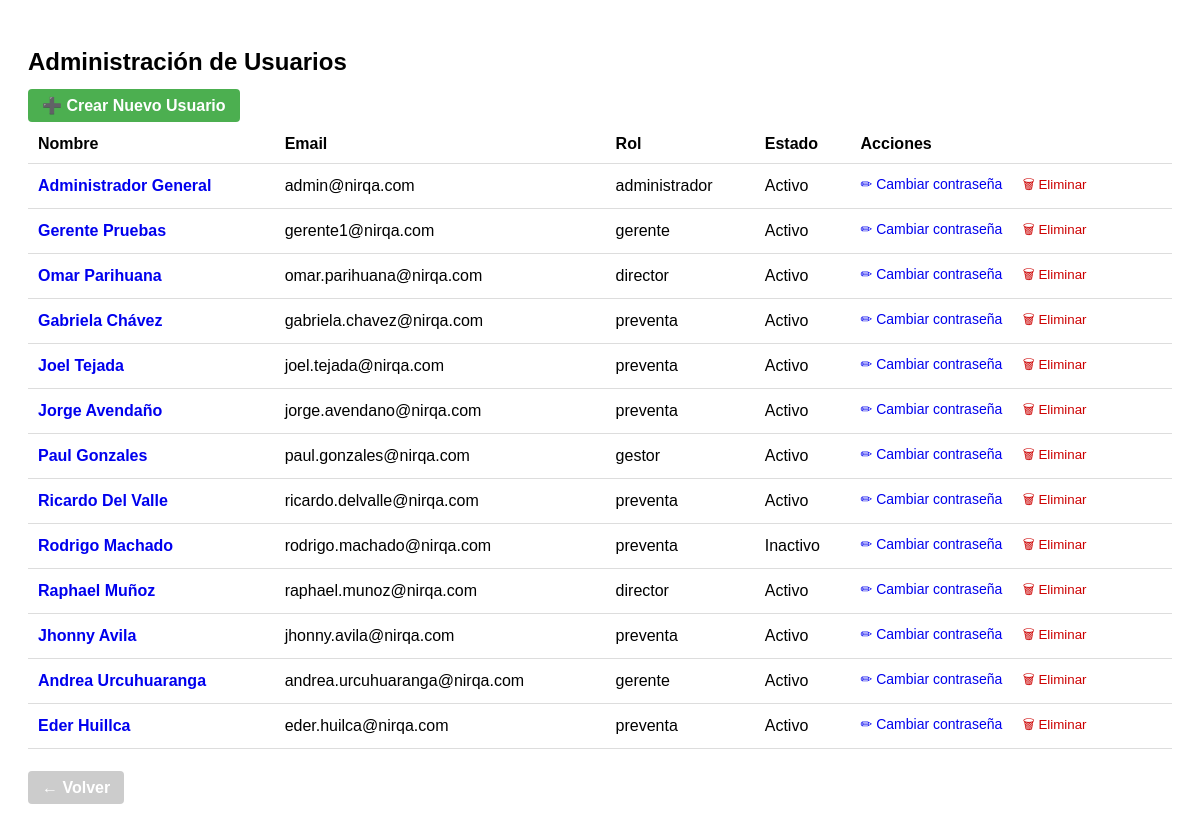
The page /admin/usuarios (signed in) on the database its author committed.
### tables this page shows
CREATE TABLE usuarios (
            id INTEGER PRIMARY KEY AUTOINCREMENT,
            nombre TEXT NOT NULL,
            email TEXT NOT NULL UNIQUE,
            password TEXT NOT NULL,
            rol TEXT NOT NULL CHECK (
                rol IN ('administrador', 'gerente', 'director', 'account_manager', 'preventa', 'gestor')
            ),
            activo INTEGER NOT NULL DEFAULT 1
        , ultima_actualizacion_password TEXT, password_anterior TEXT);

### app.py (the view)
@app.route("/admin/usuarios")
def admin_usuarios():
    if "usuario_id" not in session or session.get("rol") != "administrador":
        flash("Acceso denegado", "error")
        return redirect(url_for("index"))
    conn = get_db_connection()
    cursor = conn.cursor()
    cursor.execute("SELECT id, nombre, email, rol, activo FROM usuarios")
    usuarios = cursor.fetchall()
    conn.close()
    return render_template("admin_usuarios.html", usuarios=usuarios)

### app.py (called while the page is built)
@app.before_request
def verificar_acceso():
    rutas_publicas = ["/login", "/static", "/favicon.ico"]
    if not session.get("usuario_id"):
        if not any(request.path.startswith(r) for r in rutas_publicas):
            return redirect(url_for('login'))

### utils/db_connection.py (called while the page is built)
def get_db_connection():
    base_dir = os.path.dirname(os.path.abspath(__file__))
    db_path = os.path.join(base_dir, '..', 'database', 'crm_database.db')
    conn = sqlite3.connect(db_path)
    conn.row_factory = sqlite3.Row  # ✅ Esto permite acceder a las columnas por nombre
    conn.execute("PRAGMA foreign_keys = ON")  # ✅ Activar claves foráneas
    return conn

### templates/admin_usuarios.html (shortened to what this page needs)
<!DOCTYPE html>
<html lang="es">
<head>
</head>
<body>
    <h2>Administración de Usuarios</h2>
    <a href="{{ url_for('crear_usuario') }}" class="button">➕ Crear Nuevo Usuario</a>
    <table>
        <thead>
            <tr>
                <th>Nombre</th>
                <th>Email</th>
                <th>Rol</th>
                <th>Estado</th>
                <th>Acciones</th>
            </tr>
        </thead>
        <tbody>
            {% for usuario in usuarios %}
            <tr>
                <td>
                  <a href="{{ url_for('editar_usuario', id=usuario.id) }}" style="text-decoration:none; font-weight:bold;">
                    {{ usuario.nombre }}
                  </a>
                </td>
                <td>{{ usuario.email }}</td>
                <td>{{ usuario.rol }}</td>
                <td>{{ "Activo" if usuario.activo else "Inactivo" }}</td>
                <td class="acciones">
                    <a href="{{ url_for('cambiar_password', id=usuario.id) }}">✏ Cambiar contraseña</a>
                    <form method="POST" action="{{ url_for('eliminar_usuario', id=usuario.id) }}" style="display:inline;" onsubmit="return confirm('¿Seguro que deseas eliminar este usuario?');">
                        <button type="submit" style="background:none; border:none; color:#c00; cursor:pointer;">🗑 Eliminar</button>
                    </form>
                </td>
            </tr>
            {% endfor %}
        </tbody>
    </table>
    <div style="margin-top: 30px;">
        <a href="{{ url_for('index') }}" class="button button-secondary" style="text-decoration: none;">
            ← Volver
        </a>
    </div>
</body>
</html>

### templates/admin_usuarios.html (style rules this page uses)
body { font-family: Arial, sans-serif; padding: 20px; }
h2 { margin-bottom: 20px; }
table { width: 100%; border-collapse: collapse; margin-top: 10px; }
th, td { padding: 10px; text-align: left; border-bottom: 1px solid #ddd; }
.acciones a { margin-right: 10px; text-decoration: none; font-size: 14px; }
.button { background-color: #4CAF50; color: white; padding: 8px 14px; border: none; border-radius: 4px; text-decoration: none; font-weight: bold; cursor: pointer; margin-bottom: 20px; }
.button-secondary { background-color: #CCC; color: white; }

### rows shown on the page
usuarios: nombre "Administrador General", email "admin@nirqa.com", rol "administrador", activo "Activo"
usuarios: nombre "Gerente Pruebas", email "gerente1@nirqa.com", rol "gerente", activo "Activo"
usuarios: nombre "Omar Parihuana", email "omar.parihuana@nirqa.com", rol "director", activo "Activo"
usuarios: nombre "Gabriela Chávez", email "gabriela.chavez@nirqa.com", rol "preventa", activo "Activo"
usuarios: nombre "Joel Tejada", email "joel.tejada@nirqa.com", rol "preventa", activo "Activo"
usuarios: nombre "Jorge Avendaño", email "jorge.avendano@nirqa.com", rol "preventa", activo "Activo"
usuarios: nombre "Paul Gonzales", email "paul.gonzales@nirqa.com", rol "gestor", activo "Activo"
usuarios: nombre "Ricardo Del Valle", email "ricardo.delvalle@nirqa.com", rol "preventa", activo "Activo"
usuarios: nombre "Rodrigo Machado", email "rodrigo.machado@nirqa.com", rol "preventa", activo "Inactivo"
usuarios: nombre "Raphael Muñoz", email "raphael.munoz@nirqa.com", rol "director", activo "Activo"
usuarios: nombre "Jhonny Avila", email "jhonny.avila@nirqa.com", rol "preventa", activo "Activo"
usuarios: nombre "Andrea Urcuhuaranga", email "andrea.urcuhuaranga@nirqa.com", rol "gerente", activo "Activo"
usuarios: nombre "Eder Huillca", email "eder.huilca@nirqa.com", rol "preventa", activo "Activo"
